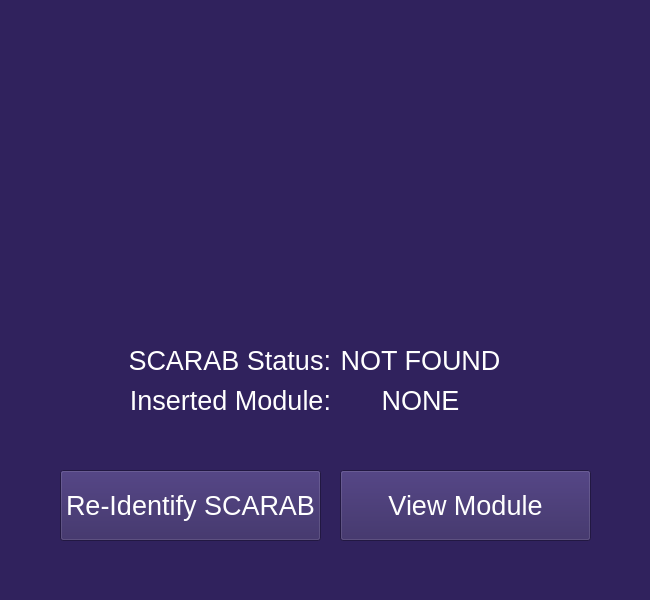
<?xml version="1.0" encoding="UTF-8"?>
<ui version="4.0">
 <class>main_menu</class>
 <widget class="QFrame" name="main_menu">
  <property name="geometry">
   <rect>
    <x>0</x>
    <y>0</y>
    <width>650</width>
    <height>600</height>
   </rect>
  </property>
  <property name="palette">
   <palette>
    <active>
     <colorrole role="WindowText">
      <brush brushstyle="SolidPattern">
       <color alpha="255">
        <red>255</red>
        <green>255</green>
        <blue>255</blue>
       </color>
      </brush>
     </colorrole>
     <colorrole role="Button">
      <brush brushstyle="SolidPattern">
       <color alpha="255">
        <red>48</red>
        <green>34</green>
        <blue>93</blue>
       </color>
      </brush>
     </colorrole>
     <colorrole role="Light">
      <brush brushstyle="SolidPattern">
       <color alpha="255">
        <red>72</red>
        <green>51</green>
        <blue>139</blue>
       </color>
      </brush>
     </colorrole>
     <colorrole role="Midlight">
      <brush brushstyle="SolidPattern">
       <color alpha="255">
        <red>60</red>
        <green>42</green>
        <blue>116</blue>
       </color>
      </brush>
     </colorrole>
     <colorrole role="Dark">
      <brush brushstyle="SolidPattern">
       <color alpha="255">
        <red>24</red>
        <green>17</green>
        <blue>46</blue>
       </color>
      </brush>
     </colorrole>
     <colorrole role="Mid">
      <brush brushstyle="SolidPattern">
       <color alpha="255">
        <red>32</red>
        <green>23</green>
        <blue>62</blue>
       </color>
      </brush>
     </colorrole>
     <colorrole role="Text">
      <brush brushstyle="SolidPattern">
       <color alpha="255">
        <red>255</red>
        <green>255</green>
        <blue>255</blue>
       </color>
      </brush>
     </colorrole>
     <colorrole role="BrightText">
      <brush brushstyle="SolidPattern">
       <color alpha="255">
        <red>255</red>
        <green>255</green>
        <blue>255</blue>
       </color>
      </brush>
     </colorrole>
     <colorrole role="ButtonText">
      <brush brushstyle="SolidPattern">
       <color alpha="255">
        <red>255</red>
        <green>255</green>
        <blue>255</blue>
       </color>
      </brush>
     </colorrole>
     <colorrole role="Base">
      <brush brushstyle="SolidPattern">
       <color alpha="255">
        <red>0</red>
        <green>0</green>
        <blue>0</blue>
       </color>
      </brush>
     </colorrole>
     <colorrole role="Window">
      <brush brushstyle="SolidPattern">
       <color alpha="255">
        <red>48</red>
        <green>34</green>
        <blue>93</blue>
       </color>
      </brush>
     </colorrole>
     <colorrole role="Shadow">
      <brush brushstyle="SolidPattern">
       <color alpha="255">
        <red>0</red>
        <green>0</green>
        <blue>0</blue>
       </color>
      </brush>
     </colorrole>
     <colorrole role="AlternateBase">
      <brush brushstyle="SolidPattern">
       <color alpha="255">
        <red>24</red>
        <green>17</green>
        <blue>46</blue>
       </color>
      </brush>
     </colorrole>
     <colorrole role="ToolTipBase">
      <brush brushstyle="SolidPattern">
       <color alpha="255">
        <red>255</red>
        <green>255</green>
        <blue>220</blue>
       </color>
      </brush>
     </colorrole>
     <colorrole role="ToolTipText">
      <brush brushstyle="SolidPattern">
       <color alpha="255">
        <red>0</red>
        <green>0</green>
        <blue>0</blue>
       </color>
      </brush>
     </colorrole>
     <colorrole role="PlaceholderText">
      <brush brushstyle="SolidPattern">
       <color alpha="127">
        <red>255</red>
        <green>255</green>
        <blue>255</blue>
       </color>
      </brush>
     </colorrole>
     <colorrole role="Accent">
      <brush brushstyle="SolidPattern">
       <color alpha="255">
        <red>0</red>
        <green>0</green>
        <blue>0</blue>
       </color>
      </brush>
     </colorrole>
    </active>
    <inactive>
     <colorrole role="WindowText">
      <brush brushstyle="SolidPattern">
       <color alpha="255">
        <red>255</red>
        <green>255</green>
        <blue>255</blue>
       </color>
      </brush>
     </colorrole>
     <colorrole role="Button">
      <brush brushstyle="SolidPattern">
       <color alpha="255">
        <red>48</red>
        <green>34</green>
        <blue>93</blue>
       </color>
      </brush>
     </colorrole>
     <colorrole role="Light">
      <brush brushstyle="SolidPattern">
       <color alpha="255">
        <red>72</red>
        <green>51</green>
        <blue>139</blue>
       </color>
      </brush>
     </colorrole>
     <colorrole role="Midlight">
      <brush brushstyle="SolidPattern">
       <color alpha="255">
        <red>60</red>
        <green>42</green>
        <blue>116</blue>
       </color>
      </brush>
     </colorrole>
     <colorrole role="Dark">
      <brush brushstyle="SolidPattern">
       <color alpha="255">
        <red>24</red>
        <green>17</green>
        <blue>46</blue>
       </color>
      </brush>
     </colorrole>
     <colorrole role="Mid">
      <brush brushstyle="SolidPattern">
       <color alpha="255">
        <red>32</red>
        <green>23</green>
        <blue>62</blue>
       </color>
      </brush>
     </colorrole>
     <colorrole role="Text">
      <brush brushstyle="SolidPattern">
       <color alpha="255">
        <red>255</red>
        <green>255</green>
        <blue>255</blue>
       </color>
      </brush>
     </colorrole>
     <colorrole role="BrightText">
      <brush brushstyle="SolidPattern">
       <color alpha="255">
        <red>255</red>
        <green>255</green>
        <blue>255</blue>
       </color>
      </brush>
     </colorrole>
     <colorrole role="ButtonText">
      <brush brushstyle="SolidPattern">
       <color alpha="255">
        <red>255</red>
        <green>255</green>
        <blue>255</blue>
       </color>
      </brush>
     </colorrole>
     <colorrole role="Base">
      <brush brushstyle="SolidPattern">
       <color alpha="255">
        <red>0</red>
        <green>0</green>
        <blue>0</blue>
       </color>
      </brush>
     </colorrole>
     <colorrole role="Window">
      <brush brushstyle="SolidPattern">
       <color alpha="255">
        <red>48</red>
        <green>34</green>
        <blue>93</blue>
       </color>
      </brush>
     </colorrole>
     <colorrole role="Shadow">
      <brush brushstyle="SolidPattern">
       <color alpha="255">
        <red>0</red>
        <green>0</green>
        <blue>0</blue>
       </color>
      </brush>
     </colorrole>
     <colorrole role="AlternateBase">
      <brush brushstyle="SolidPattern">
       <color alpha="255">
        <red>24</red>
        <green>17</green>
        <blue>46</blue>
       </color>
      </brush>
     </colorrole>
     <colorrole role="ToolTipBase">
      <brush brushstyle="SolidPattern">
       <color alpha="255">
        <red>255</red>
        <green>255</green>
        <blue>220</blue>
       </color>
      </brush>
     </colorrole>
     <colorrole role="ToolTipText">
      <brush brushstyle="SolidPattern">
       <color alpha="255">
        <red>0</red>
        <green>0</green>
        <blue>0</blue>
       </color>
      </brush>
     </colorrole>
     <colorrole role="PlaceholderText">
      <brush brushstyle="SolidPattern">
       <color alpha="127">
        <red>255</red>
        <green>255</green>
        <blue>255</blue>
       </color>
      </brush>
     </colorrole>
     <colorrole role="Accent">
      <brush brushstyle="SolidPattern">
       <color alpha="255">
        <red>0</red>
        <green>0</green>
        <blue>0</blue>
       </color>
      </brush>
     </colorrole>
    </inactive>
    <disabled>
     <colorrole role="WindowText">
      <brush brushstyle="SolidPattern">
       <color alpha="255">
        <red>24</red>
        <green>17</green>
        <blue>46</blue>
       </color>
      </brush>
     </colorrole>
     <colorrole role="Button">
      <brush brushstyle="SolidPattern">
       <color alpha="255">
        <red>48</red>
        <green>34</green>
        <blue>93</blue>
       </color>
      </brush>
     </colorrole>
     <colorrole role="Light">
      <brush brushstyle="SolidPattern">
       <color alpha="255">
        <red>72</red>
        <green>51</green>
        <blue>139</blue>
       </color>
      </brush>
     </colorrole>
     <colorrole role="Midlight">
      <brush brushstyle="SolidPattern">
       <color alpha="255">
        <red>60</red>
        <green>42</green>
        <blue>116</blue>
       </color>
      </brush>
     </colorrole>
     <colorrole role="Dark">
      <brush brushstyle="SolidPattern">
       <color alpha="255">
        <red>24</red>
        <green>17</green>
        <blue>46</blue>
       </color>
      </brush>
     </colorrole>
     <colorrole role="Mid">
      <brush brushstyle="SolidPattern">
       <color alpha="255">
        <red>32</red>
        <green>23</green>
        <blue>62</blue>
       </color>
      </brush>
     </colorrole>
     <colorrole role="Text">
      <brush brushstyle="SolidPattern">
       <color alpha="255">
        <red>24</red>
        <green>17</green>
        <blue>46</blue>
       </color>
      </brush>
     </colorrole>
     <colorrole role="BrightText">
      <brush brushstyle="SolidPattern">
       <color alpha="255">
        <red>255</red>
        <green>255</green>
        <blue>255</blue>
       </color>
      </brush>
     </colorrole>
     <colorrole role="ButtonText">
      <brush brushstyle="SolidPattern">
       <color alpha="255">
        <red>24</red>
        <green>17</green>
        <blue>46</blue>
       </color>
      </brush>
     </colorrole>
     <colorrole role="Base">
      <brush brushstyle="SolidPattern">
       <color alpha="255">
        <red>48</red>
        <green>34</green>
        <blue>93</blue>
       </color>
      </brush>
     </colorrole>
     <colorrole role="Window">
      <brush brushstyle="SolidPattern">
       <color alpha="255">
        <red>48</red>
        <green>34</green>
        <blue>93</blue>
       </color>
      </brush>
     </colorrole>
     <colorrole role="Shadow">
      <brush brushstyle="SolidPattern">
       <color alpha="255">
        <red>0</red>
        <green>0</green>
        <blue>0</blue>
       </color>
      </brush>
     </colorrole>
     <colorrole role="AlternateBase">
      <brush brushstyle="SolidPattern">
       <color alpha="255">
        <red>48</red>
        <green>34</green>
        <blue>93</blue>
       </color>
      </brush>
     </colorrole>
     <colorrole role="ToolTipBase">
      <brush brushstyle="SolidPattern">
       <color alpha="255">
        <red>255</red>
        <green>255</green>
        <blue>220</blue>
       </color>
      </brush>
     </colorrole>
     <colorrole role="ToolTipText">
      <brush brushstyle="SolidPattern">
       <color alpha="255">
        <red>0</red>
        <green>0</green>
        <blue>0</blue>
       </color>
      </brush>
     </colorrole>
     <colorrole role="PlaceholderText">
      <brush brushstyle="SolidPattern">
       <color alpha="127">
        <red>24</red>
        <green>17</green>
        <blue>46</blue>
       </color>
      </brush>
     </colorrole>
     <colorrole role="Accent">
      <brush brushstyle="SolidPattern">
       <color alpha="255">
        <red>34</red>
        <green>24</green>
        <blue>65</blue>
       </color>
      </brush>
     </colorrole>
    </disabled>
   </palette>
  </property>
  <property name="windowTitle">
   <string>Frame</string>
  </property>
  <property name="autoFillBackground">
   <bool>true</bool>
  </property>
  <widget class="QLabel" name="scar_stat_label">
   <property name="geometry">
    <rect>
     <x>130</x>
     <y>340</y>
     <width>201</width>
     <height>41</height>
    </rect>
   </property>
   <property name="font">
    <font>
     <pointsize>20</pointsize>
    </font>
   </property>
   <property name="text">
    <string>SCARAB Status:</string>
   </property>
   <property name="alignment">
    <set>Qt::AlignmentFlag::AlignRight|Qt::AlignmentFlag::AlignTrailing|Qt::AlignmentFlag::AlignVCenter</set>
   </property>
  </widget>
  <widget class="QLabel" name="ins_mod_label">
   <property name="geometry">
    <rect>
     <x>120</x>
     <y>380</y>
     <width>211</width>
     <height>41</height>
    </rect>
   </property>
   <property name="font">
    <font>
     <pointsize>20</pointsize>
    </font>
   </property>
   <property name="text">
    <string>Inserted Module:</string>
   </property>
   <property name="alignment">
    <set>Qt::AlignmentFlag::AlignRight|Qt::AlignmentFlag::AlignTrailing|Qt::AlignmentFlag::AlignVCenter</set>
   </property>
  </widget>
  <widget class="QPushButton" name="re_identify_button">
   <property name="geometry">
    <rect>
     <x>60</x>
     <y>470</y>
     <width>261</width>
     <height>71</height>
    </rect>
   </property>
   <property name="font">
    <font>
     <pointsize>20</pointsize>
    </font>
   </property>
   <property name="text">
    <string>Re-Identify SCARAB</string>
   </property>
  </widget>
  <widget class="QPushButton" name="view_module_button">
   <property name="geometry">
    <rect>
     <x>340</x>
     <y>470</y>
     <width>251</width>
     <height>71</height>
    </rect>
   </property>
   <property name="font">
    <font>
     <pointsize>20</pointsize>
    </font>
   </property>
   <property name="text">
    <string>View Module</string>
   </property>
  </widget>
  <widget class="QLabel" name="scarab_status">
   <property name="geometry">
    <rect>
     <x>340</x>
     <y>340</y>
     <width>161</width>
     <height>41</height>
    </rect>
   </property>
   <property name="font">
    <font>
     <pointsize>20</pointsize>
    </font>
   </property>
   <property name="text">
    <string>NOT FOUND</string>
   </property>
   <property name="alignment">
    <set>Qt::AlignmentFlag::AlignCenter</set>
   </property>
  </widget>
  <widget class="QLabel" name="inserted_module">
   <property name="geometry">
    <rect>
     <x>340</x>
     <y>380</y>
     <width>161</width>
     <height>41</height>
    </rect>
   </property>
   <property name="font">
    <font>
     <pointsize>20</pointsize>
    </font>
   </property>
   <property name="text">
    <string>NONE</string>
   </property>
   <property name="alignment">
    <set>Qt::AlignmentFlag::AlignCenter</set>
   </property>
  </widget>
 </widget>
 <resources/>
 <connections/>
</ui>
